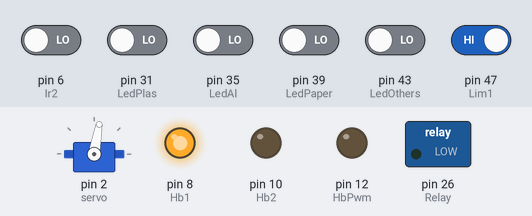
This sketch was run on a simulated Arduino Mega 2560, built with avr-gcc and run on an emulated ATmega2560. Parts: servo, switched loads named in the sketch (green lamp = pin HIGH), output pins drawn as LEDs (lit = HIGH). The inputs (shaded band) are chosen by the test bench; at power-on: pin 47 (Lim1) HIGH, pin 6 (Ir2), pin 31 (LedPlas), pin 35 (LedAl), pin 39 (LedPaper), pin 43 (LedOthers) LOW.

Above: at 2.0 s.
2.1 s: pin 31 (LedPlas) driven HIGH
At 2.5 s:
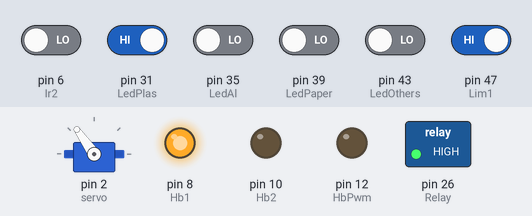
5.1 s: pin 31 (LedPlas) driven LOW
At 6.1 s:
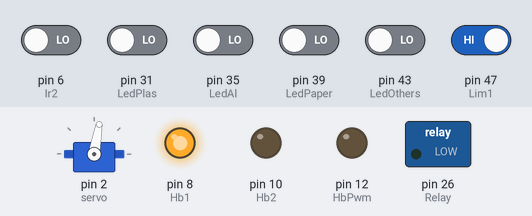
6.6 s: pin 35 (LedAl) driven HIGH
At 7.6 s:
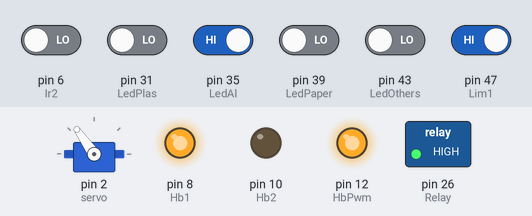
9.6 s: pin 43 (LedOthers) driven HIGH
At 10.4 s:
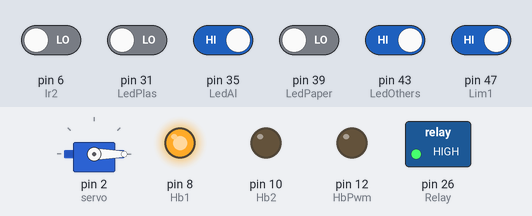
12.6 s: pin 43 (LedOthers) driven LOW
At 13.8 s:
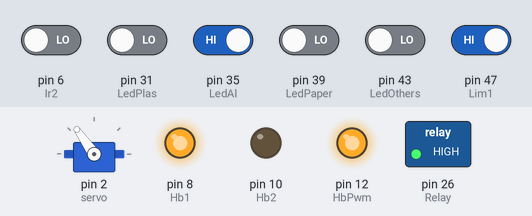
15.6 s: pin 47 (Lim1) driven LOW
At 17.2 s:
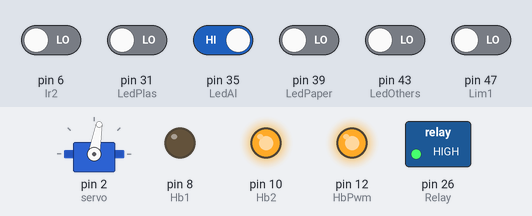
Timing chart, 0 to 18.7 s (numbered marks = the images above; inputs shaded):
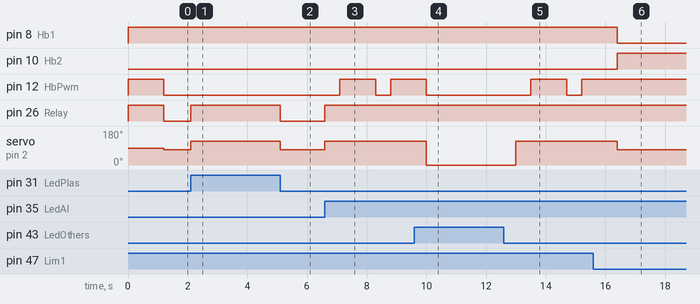

The sketch:

seniorFinalProj.ino
```cpp
//Servo setup
//remote destop:run, mstsc, ip
//user: pi, pass : service
//rasp gpio : 12(al),26(others),15(paper),7(plastic)
#include <Servo.h>
Servo myservo;
// defines pins numbers, pwm: 2-13
const int LedPlas = 31; //d1, 7 to 31
const int LedAl = 35; //d2, 12 to 35
const int LedPaper = 39; //d3, 15 to 39
const int LedOthers = 43; //d4, 26 to 43
const int  servo = 2; //d5
const int Lim1 = 47; //d6, cw
const int Lim2 = 51; //d7, ccw
const int Ir1 = 4; //d8
const int Ir2 = 6; //d9
const int Hb1 = 8; //d10
const int Hb2 = 10; //d11
const int HbPwm = 12;//pwm1
const int Relay = 26; //d12
//for while true loop
int assume=0;
int assume2=0;
int tohome = 1200;
void setup() {
  // put your setup code here, to run once:
  pinMode(LedPlas, INPUT);
  pinMode(LedAl, INPUT);
  pinMode(LedPaper, INPUT);
  pinMode(LedOthers, INPUT);
  myservo.attach(servo);
  pinMode(Lim1, INPUT);
  pinMode(Lim2, INPUT);
  pinMode(Ir1, INPUT);
  pinMode(Ir2, INPUT);
  pinMode(Hb1, OUTPUT);
  pinMode(Hb2, OUTPUT);
  pinMode(HbPwm, OUTPUT);
  pinMode(Relay, OUTPUT);

}

void loop() {
  //set initial position
  digitalWrite(Relay,HIGH);//led off
  while (assume<=0){//while true
    if (digitalRead(Lim1)==LOW){
      //cw,lim1
      digitalWrite(Hb1,LOW);
      digitalWrite(Hb2,HIGH);
      analogWrite(HbPwm,255);
    }
    if (digitalRead(Lim1)==HIGH){
      //ccw,lim2
      analogWrite(HbPwm,0);
      //delay(500);
      digitalWrite(Hb1,HIGH);
      digitalWrite(Hb2,LOW);
      analogWrite(HbPwm,255);
      delay(tohome);//to home 90 deg
      analogWrite(HbPwm,0);
      assume=assume+1;//break while true
      break;
    }
  }
  myservo.write(80);//servo normal level

  //if ir 1 and ir 2 notfound an object -> led off
  while ((digitalRead(Ir2)==HIGH ) and (digitalRead(Ir1)==HIGH)){
    digitalWrite(Relay,HIGH);//led off
  }
  //if ir1 or 2 found an object (exit from loop while)
  digitalWrite(Relay,LOW);//led on
  while (assume2<=0){
    if (digitalRead(LedPlas)==HIGH){
      digitalWrite(Relay,HIGH);//led off
      myservo.write(125);
      delay(500);
      myservo.write(80);
      break;
    }
    if (digitalRead(LedOthers)==HIGH){
      digitalWrite(Relay,HIGH);//led off
      myservo.write(0);
      delay(500);
      myservo.write(80);
      break;
    }
    if (digitalRead(LedAl)==HIGH){
      digitalWrite(Relay,HIGH);//led off
      while (digitalRead(Lim1)==LOW){
        //cw,lim1
        digitalWrite(Hb1,LOW);
        digitalWrite(Hb2,HIGH);
        analogWrite(HbPwm,255);
      }
      analogWrite(HbPwm,0);
      myservo.write(125);
      delay(500);
      digitalWrite(Hb1,HIGH);
      digitalWrite(Hb2,LOW);
      analogWrite(HbPwm,255);
      delay(tohome); //to home
      analogWrite(HbPwm,0);
      myservo.write(80);
      break;
    }
    if (digitalRead(LedPaper)==HIGH){
      digitalWrite(Relay,HIGH);//led off
      while (digitalRead(Lim2)==LOW){
        //ccw,lim2
        digitalWrite(Hb1,HIGH);
        digitalWrite(Hb2,LOW);
        analogWrite(HbPwm,255);
       }
       analogWrite(HbPwm,0);
       myservo.write(125);
       delay(500);
       digitalWrite(Hb1,LOW);
       digitalWrite(Hb2,HIGH);
       analogWrite(HbPwm,255);
       delay(tohome); //to home
       analogWrite(HbPwm,0);
       myservo.write(80);
       break;
    }
  }

  }
```

Measured:
- after the input at 2.1 s, pin 26 (Relay): LOW → HIGH at once; servo on pin 2 (servo): 80° → 125° at once
- after the input at 5.1 s, pin 26 (Relay): HIGH → LOW at once; servo on pin 2 (servo): 125° → 80° at once
- after the input at 6.6 s, pin 12 (HbPwm): LOW → HIGH after 0.50 s, → LOW 1.2 s later, → HIGH 0.50 s later; pin 26 (Relay): LOW → HIGH at once; servo on pin 2 (servo): 80° → 125° at once
- after the input at 9.6 s, pin 12 (HbPwm): goes on until 10.0 s, then stays LOW; servo on pin 2 (servo): 125° → 0° after 0.40 s
- after the input at 12.6 s, pin 12 (HbPwm): LOW → HIGH after 0.90 s, → LOW 1.2 s later, → HIGH 0.50 s later; servo on pin 2 (servo): 0° → 125° after 0.40 s
- after the input at 15.6 s, pin 8 (Hb1): HIGH → LOW after 0.80 s; pin 10 (Hb2): LOW → HIGH after 0.80 s; pin 12 (HbPwm): stops changing and stays HIGH; servo on pin 2 (servo): 125° → 80° after 0.80 s
